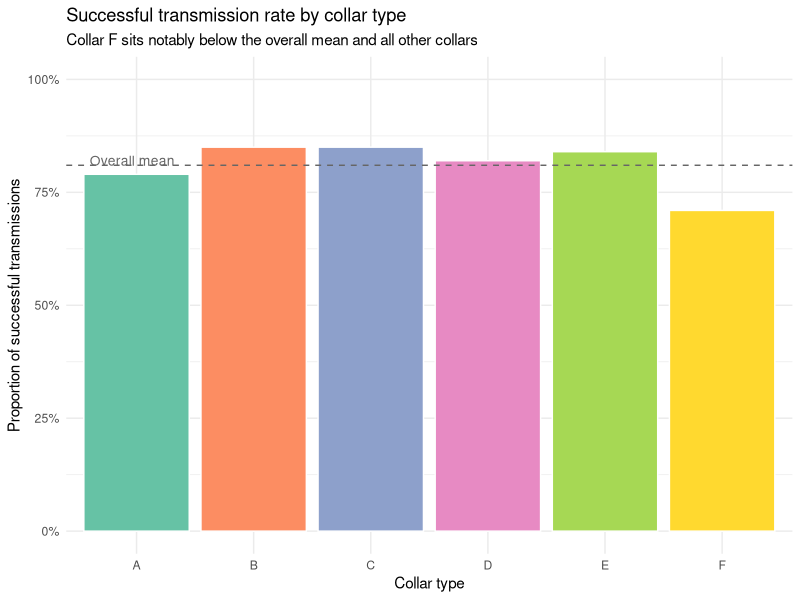
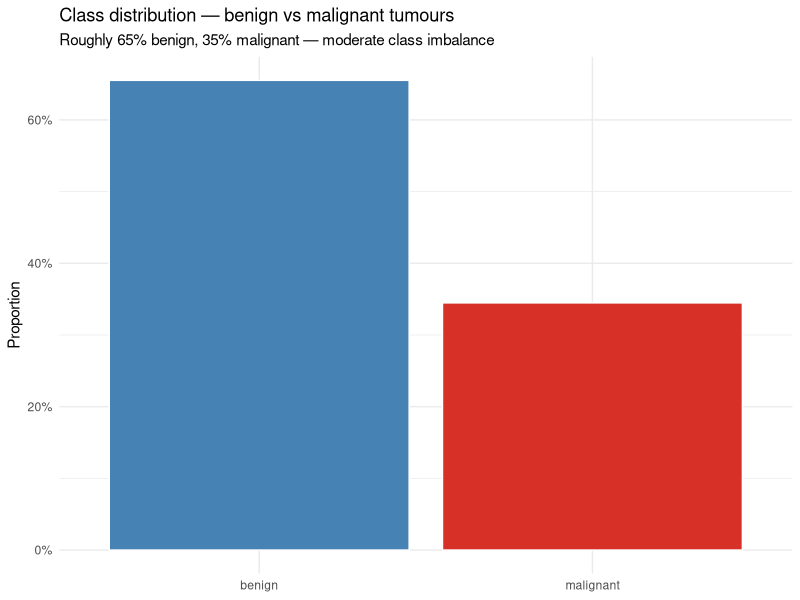
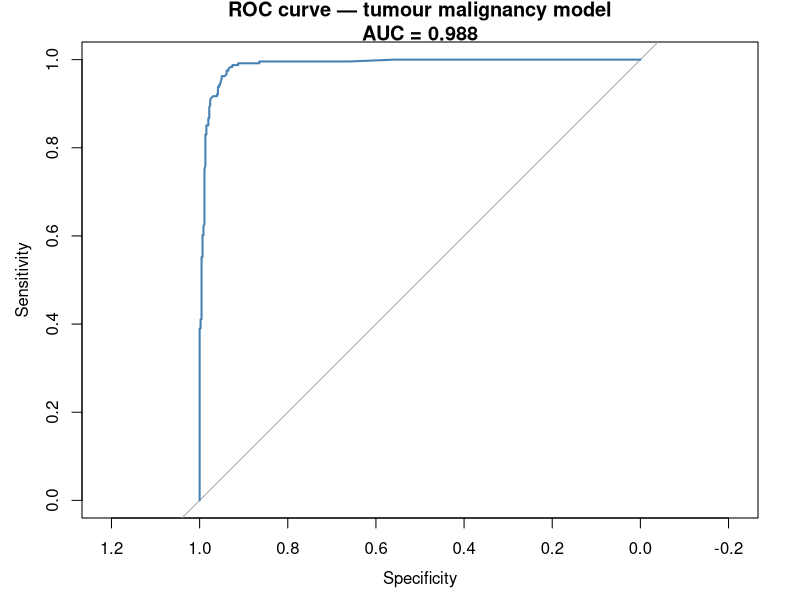

Reproduce these figures in R, in order.
## ---- chunk 1
knitr::opts_chunk$set(echo = TRUE, message = FALSE, warning = FALSE,
                      fig.width = 8, fig.height = 5)
library(tidyverse)
library(broom)
library(scales)
## ---- chunk 2
# Original dataset was not available, so a synthetic dataset was created
# based on reported transmission success rates for each collar.
# This allows demonstration of the modelling approach, but does not
# reflect real-world variability in the data.
# Collars A-F with transmission success rates from the summary table
collar_data <- data.frame(
  collar = rep(c("A","B","C","D","E","F"), times = c(100,100,100,100,100,100)),
  success = c(
    rep(1, 79), rep(0, 21),   # A: 79%
    rep(1, 85), rep(0, 15),   # B: 85%
    rep(1, 85), rep(0, 15),   # C: 85%
    rep(1, 82), rep(0, 18),   # D: 82%
    rep(1, 84), rep(0, 16),   # E: 84%
    rep(1, 71), rep(0, 29)    # F: 71%
  )
)
collar_data$collar <- factor(collar_data$collar)

# Proportion summary
collar_summary <- collar_data |>
  group_by(collar) |>
  summarise(
    transmissions = n(),
    successes     = sum(success),
    rate          = mean(success)
  )
print(collar_summary)
## ---- chunk 3
ggplot(collar_summary, aes(x = collar, y = rate, fill = collar)) +
  geom_col(colour = "white") +
  geom_hline(yintercept = mean(collar_summary$rate),
             linetype = "dashed", colour = "grey40") +
  annotate("text", x = 0.6, y = mean(collar_summary$rate) + 0.01,
           label = "Overall mean", hjust = 0, size = 3.5, colour = "grey40") +
  scale_y_continuous(labels = percent_format(), limits = c(0, 1)) +
  scale_fill_brewer(palette = "Set2") +
  labs(title = "Successful transmission rate by collar type",
       subtitle = "Collar F sits notably below the overall mean and all other collars",
       x = "Collar type", y = "Proportion of successful transmissions") +
  theme_minimal() +
  theme(legend.position = "none")
## ---- chunk 4
# Collar A is the reference group — all other coefficients represent
# the difference in log-odds relative to collar A
collar_model <- glm(success ~ collar, data = collar_data, family = binomial)

tidy(collar_model, conf.int = TRUE, exponentiate = TRUE) |>
  mutate(across(where(is.numeric), ~ round(.x, 3))) |>
  rename(odds_ratio = estimate) |>
  print()
## ---- chunk 5
# Analysis of deviance — does including collar type improve model fit?
anova(collar_model, test = "Chisq")
## ---- chunk 6
# Chi-squared goodness of fit test
# A non-significant result means we do not reject the hypothesis of adequate fit
pchisq(deviance(collar_model), df.residual(collar_model), lower.tail = FALSE)
## ---- chunk 7
# Load the Wisconsin breast cancer dataset
# Available directly from sklearn-compatible sources or UCI repository
# Here we use the version available in R
if (!requireNamespace("mlbench", quietly = TRUE)) install.packages("mlbench")
library(mlbench)
data(BreastCancer)

tumour_df <- BreastCancer |>
  select(Class, Cl.thickness, Cell.size, Cell.shape) |>
  mutate(
    malignant = as.integer(Class == "malignant"),
    radius    = as.numeric(as.character(Cl.thickness)),
    texture   = as.numeric(as.character(Cell.size)),
    smoothness = as.numeric(as.character(Cell.shape))
  ) |>
  drop_na()

table(tumour_df$Class)
## ---- chunk 8
# Class balance
tumour_df |>
  count(Class) |>
  mutate(pct = n / sum(n)) |>
  ggplot(aes(x = Class, y = pct, fill = Class)) +
  geom_col(colour = "white") +
  scale_y_continuous(labels = percent_format()) +
  scale_fill_manual(values = c("benign" = "steelblue", "malignant" = "#D73027")) +
  labs(title = "Class distribution — benign vs malignant tumours",
       subtitle = "Roughly 65% benign, 35% malignant — moderate class imbalance",
       x = NULL, y = "Proportion") +
  theme_minimal() +
  theme(legend.position = "none")
## ---- chunk 9
tumour_model <- glm(malignant ~ radius + texture + smoothness,
                    data = tumour_df,
                    family = binomial)

# Tidy coefficient table with odds ratios and 95% CIs
tidy(tumour_model, conf.int = TRUE, exponentiate = TRUE) |>
  mutate(across(where(is.numeric), ~ round(.x, 3))) |>
  rename(odds_ratio = estimate) |>
  filter(term != "(Intercept)") |>
  print()
## ---- chunk 10
anova(tumour_model, test = "Chisq")
## ---- chunk 11
pchisq(deviance(tumour_model), df.residual(tumour_model), lower.tail = FALSE)
## ---- chunk 12
# Illustrate how the model translates measurements into probabilities
example_cases <- data.frame(
  case       = c("High risk", "Lower risk"),
  radius     = c(20, 20),
  texture    = c(13, 13),
  smoothness = c(0.10, 0.05)
)

example_cases$predicted_prob <- predict(tumour_model,
                                         newdata = example_cases,
                                         type = "response")

example_cases |>
  mutate(predicted_prob = percent(predicted_prob, accuracy = 0.1)) |>
  select(case, radius, texture, smoothness, predicted_prob) |>
  print()
## ---- chunk 13
library(pROC)
tumour_probs <- predict(tumour_model, type = "response")
roc_obj <- roc(tumour_df$malignant, tumour_probs)

plot(roc_obj, col = "steelblue", lwd = 2,
     main = paste("ROC curve — tumour malignancy model\nAUC =",
                  round(auc(roc_obj), 3)))
